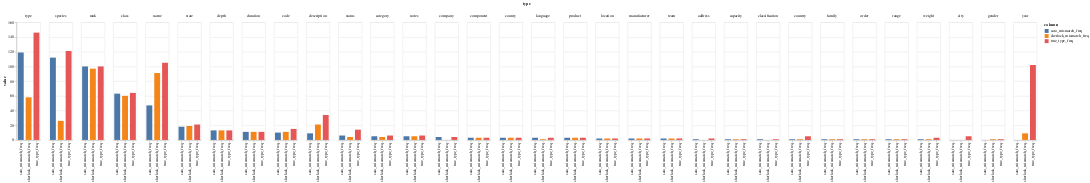

The cell this chart's notebook holds for it:
### Code cell
alt.Chart(combined_mismatch_freq_df.reset_index()).transform_fold(
      ['sherlock_mismatch_freq', 'sato_mismatch_freq', 'true_type_freq'],
      as_=['column', 'value']
    ).mark_bar(size=15).encode(
    column=alt.Column('type:O', sort=alt.EncodingSortField(
                field="sato_mismatch_freq",  
                order="descending")),
    x = alt.X('column:N',
              title = '',
              ),
    y=alt.Y('value:Q'),
    color='column:N'
)

### Figure 1 — Vega-Lite specification as saved in the notebook (floating-point values rounded to 4 significant figures)
{"config": {"view": {"continuousWidth": 400, "continuousHeight": 300}}, "data": {"name": "data-8c9e83e33274d28c97230daa5bd60757"}, "mark": {"type": "bar", "size": 15}, "encoding": {"color": {"field": "column", "type": "nominal"}, "column": {"field": "type", "sort": {"field": "sato_mismatch_freq", "order": "descending"}, "type": "ordinal"}, "x": {"field": "column", "title": "", "type": "nominal"}, "y": {"field": "value", "type": "quantitative"}}, "transform": [{"fold": ["sherlock_mismatch_freq", "sato_mismatch_freq", "true_type_freq"], "as": ["column", "value"]}], "$schema": "https://vega.github.io/schema/vega-lite/v4.17.0.json", "datasets": {"data-8c9e83e33274d28c97230daa5bd60757": [{"type": "address", "sherlock_mismatch_freq": null, "sato_mismatch_freq": 1.0, "true_type_freq": 2}, {"type": "capacity", "sherlock_mismatch_freq": 1.0, "sato_mismatch_freq": 1.0, "true_type_freq": 1}, {"type": "category", "sherlock_mismatch_freq": 4.0, "sato_mismatch_freq": 5.0, "true_type_freq": 6}, {"type": "city", "sherlock_mismatch_freq": null, "sato_mismatch_freq": null, "true_type_freq": 5}, {"type": "class", "sherlock_mismatch_freq": 60.0, "sato_mismatch_freq": 63.0, "true_type_freq": 64}, {"type": "classification", "sherlock_mismatch_freq": null, "sato_mismatch_freq": 1.0, "true_type_freq": 1}, {"type": "code", "sherlock_mismatch_freq": 11.0, "sato_mismatch_freq": 10.0, "true_type_freq": 15}, {"type": "company", "sherlock_mismatch_freq": null, "sato_mismatch_freq": 4.0, "true_type_freq": 4}, {"type": "component", "sherlock_mismatch_freq": 3.0, "sato_mismatch_freq": 3.0, "true_type_freq": 3}, {"type": "country", "sherlock_mismatch_freq": 1.0, "sato_mismatch_freq": 1.0, "true_type_freq": 5}, {"type": "county", "sherlock_mismatch_freq": 3.0, "sato_mismatch_freq": 3.0, "true_type_freq": 3}, {"type": "depth", "sherlock_mismatch_freq": 13.0, "sato_mismatch_freq": 13.0, "true_type_freq": 13}, {"type": "description", "sherlock_mismatch_freq": 21.0, "sato_mismatch_freq": 9.0, "true_type_freq": 34}, {"type": "duration", "sherlock_mismatch_freq": 11.0, "sato_mismatch_freq": 11.0, "true_type_freq": 11}, {"type": "family", "sherlock_mismatch_freq": 1.0, "sato_mismatch_freq": 1.0, "true_type_freq": 1}, {"type": "gender", "sherlock_mismatch_freq": 1.0, "sato_mismatch_freq": null, "true_type_freq": 1}, {"type": "language", "sherlock_mismatch_freq": 1.0, "sato_mismatch_freq": 3.0, "true_type_freq": 3}, {"type": "location", "sherlock_mismatch_freq": 2.0, "sato_mismatch_freq": 2.0, "true_type_freq": 2}, {"type": "manufacturer", "sherlock_mismatch_freq": 2.0, "sato_mismatch_freq": 2.0, "true_type_freq": 2}, {"type": "name", "sherlock_mismatch_freq": 91.0, "sato_mismatch_freq": 47.0, "true_type_freq": 105}, {"type": "notes", "sherlock_mismatch_freq": 5.0, "sato_mismatch_freq": 5.0, "true_type_freq": 6}, {"type": "order", "sherlock_mismatch_freq": 1.0, "sato_mismatch_freq": 1.0, "true_type_freq": 1}, {"type": "product", "sherlock_mismatch_freq": 3.0, "sato_mismatch_freq": 3.0, "true_type_freq": 3}, {"type": "range", "sherlock_mismatch_freq": 1.0, "sato_mismatch_freq": 1.0, "true_type_freq": 1}, {"type": "rank", "sherlock_mismatch_freq": 97.0, "sato_mismatch_freq": 100.0, "true_type_freq": 100}, {"type": "species", "sherlock_mismatch_freq": 26.0, "sato_mismatch_freq": 112.0, "true_type_freq": 121}, {"type": "state", "sherlock_mismatch_freq": 19.0, "sato_mismatch_freq": 18.0, "true_type_freq": 21}, {"type": "status", "sherlock_mismatch_freq": 4.0, "sato_mismatch_freq": 6.0, "true_type_freq": 14}, {"type": "team", "sherlock_mismatch_freq": 2.0, "sato_mismatch_freq": 2.0, "true_type_freq": 2}, {"type": "type", "sherlock_mismatch_freq": 58.0, "sato_mismatch_freq": 119.0, "true_type_freq": 146}, {"type": "weight", "sherlock_mismatch_freq": 1.0, "sato_mismatch_freq": 1.0, "true_type_freq": 3}, {"type": "year", "sherlock_mismatch_freq": 9.0, "sato_mismatch_freq": null, "true_type_freq": 102}]}}
